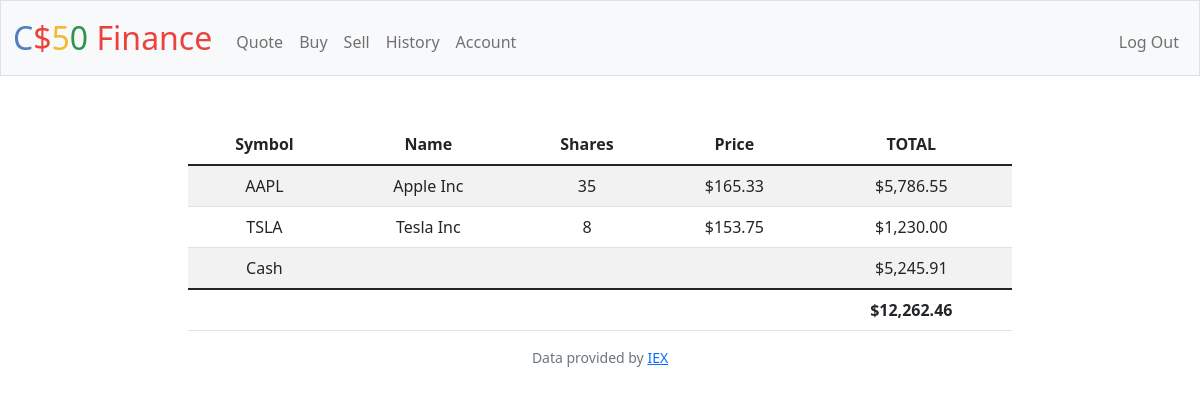
The page / (signed in) on the database its author committed.
### tables this page shows
CREATE TABLE 'transactions' (
    id INTEGER PRIMARY KEY AUTOINCREMENT,'user_id' INTEGER NOT NULL,
    name TEXT NOT NULL,
    shares INTEGER NOT NULL,
    price NUMERIC NOT NULL,
    type TEXT NOT NULL,
    symbol TEXT NOT NULL,
    time TIMESTAMP DEFAULT CURRENT_TIMESTAMP,
    
    FOREIGN KEY(user_id) REFERENCES users(id)
    
    );

### app.py (the view)
@app.route("/")
@login_required
def index():
    user_id = session["user_id"]
    stocks = db.execute("SELECT symbol, name, price, SUM(shares) FROM transactions WHERE user_id = ? GROUP BY symbol", user_id)
    cash = db.execute("SELECT cash FROM users WHERE id = ?", user_id)[0]["cash"]
    total = cash
    for stock in stocks:
        total += stock["price"] * stock["SUM(shares)"]
    return render_template("index.html", stocks=stocks, cash=usd(cash), total=usd(total), usd=usd)

### app.py (called while the page is built)
@app.after_request
def after_request(response):
    response.headers["Cache-Control"] = "no-cache, no-store, must-revalidate"
    response.headers["Expires"] = 0
    response.headers["Pragma"] = "no-cache"
    return response

### helpers.py (called while the page is built)
def login_required(f):
    @wraps(f)
    def decorated_function(*args, **kwargs):
        if session.get("user_id") is None:
            return redirect("/login")
        return f(*args, **kwargs)
    return decorated_function

def usd(value):
    return f"${value:,.2f}"

### templates/index.html (shortened to what this page needs)
{% extends "layout.html" %}
{% block main %}
<table class = "table table-striped" style="width: 70%; margin-left: auto; margin-right: auto;">
    <thead>
        <tr>
            <th>Symbol</th>
            <th>Name</th>
            <th>Shares</th>
            <th>Price</th>
            <th>TOTAL</th>
        </tr>
    </thead>
    <tbody>
        {% for stock in stocks %}
        <tr>
            <td>{{stock["symbol"]}}</td>
            <td>{{stock["name"]}}</td>
            <td>{{stock["SUM(shares)"]}}</td>
            <td>{{usd(stock["price"])}}</td>
            <td>{{usd(stock["SUM(shares)"] * stock["price"])}}</td>
        </tr>
        {% endfor %}
        <tr>
            <td>Cash</td>
            <td colspan="3"></td>
            <td>{{cash}}</td>
        </tr>
    </tbody>
    <tfoot style="font-weight: bold;">
        <tr>
            <td colspan="4"></td>
            <td>{{total}}</td>
        </tr>
    </tfoot>
{% endblock %}

### templates/layout.html (shortened to what this page needs)
<!DOCTYPE html>
<html lang="en">
    <head>
        <link href="https://cdn.jsdelivr.net/npm/bootstrap@5.1.3/dist/css/bootstrap.min.css" rel="stylesheet">
        <link href="/static/styles.css" rel="stylesheet">
    </head>
    <body>
        <nav class="bg-light border navbar navbar-expand-md navbar-light">
            <div class="container-fluid">
                <a class="navbar-brand" href="/"><span class="blue">C</span><span class="red">$</span><span class="yellow">5</span><span class="green">0</span> <span class="red">Finance</span></a>
                <div class="collapse navbar-collapse" id="navbar">
                    {% if session["user_id"] %}
                        <ul class="navbar-nav me-auto mt-2">
                            <li class="nav-item"><a class="nav-link" href="/quote">Quote</a></li>
                            <li class="nav-item"><a class="nav-link" href="/buy">Buy</a></li>
                            <li class="nav-item"><a class="nav-link" href="/sell">Sell</a></li>
                            <li class="nav-item"><a class="nav-link" href="/history">History</a></li>
                            <li class="nav-item"><a class="nav-link" href="/account">Account</a></li>
                        </ul>
                        <ul class="navbar-nav ms-auto mt-2">
                            <li class="nav-item"><a class="nav-link" href="/logout">Log Out</a></li>
                        </ul>
                    {% else %}
                        <ul class="navbar-nav ms-auto mt-2">
                            <li class="nav-item"><a class="nav-link" href="/register">Register</a></li>
                            <li class="nav-item"><a class="nav-link" href="/login">Log In</a></li>
                        </ul>
                    {% endif %}
                </div>
            </div>
        </nav>
        <main class="container-fluid py-5 text-center">
            {% block main %}{% endblock %}
        </main>
        <footer class="mb-5 small text-center text-muted">
            Data provided by <a href="https://iexcloud.io/">IEX</a>
        </footer>
    </body>
</html>

### static/styles.css (style rules this page uses)
nav .navbar-brand { font-size: xx-large; }
nav .navbar-brand .blue { color: #537fbe; }
nav .navbar-brand .red { color: #ea433b; }
nav .navbar-brand .yellow { color: #f5b82e; }
nav .navbar-brand .green { color: #2e944b; }

### rows shown on the page
transactions: symbol "AAPL", name "Apple Inc", stock "35", price "$165.33", price "$5,786.55"

### other values the page prints
{{ stock["symbol"] }} "TSLA"
{{ stock["name"] }} "Tesla Inc"
{{ stock["SUM(shares)"] }} "8"
{{ usd(stock["price"]) }} "$153.75"
{{ usd(stock["SUM(shares)"] * stock["price"]) }} "$1,230.00"
{{ cash }} "$5,245.91"
{{ total }} "$12,262.46"
